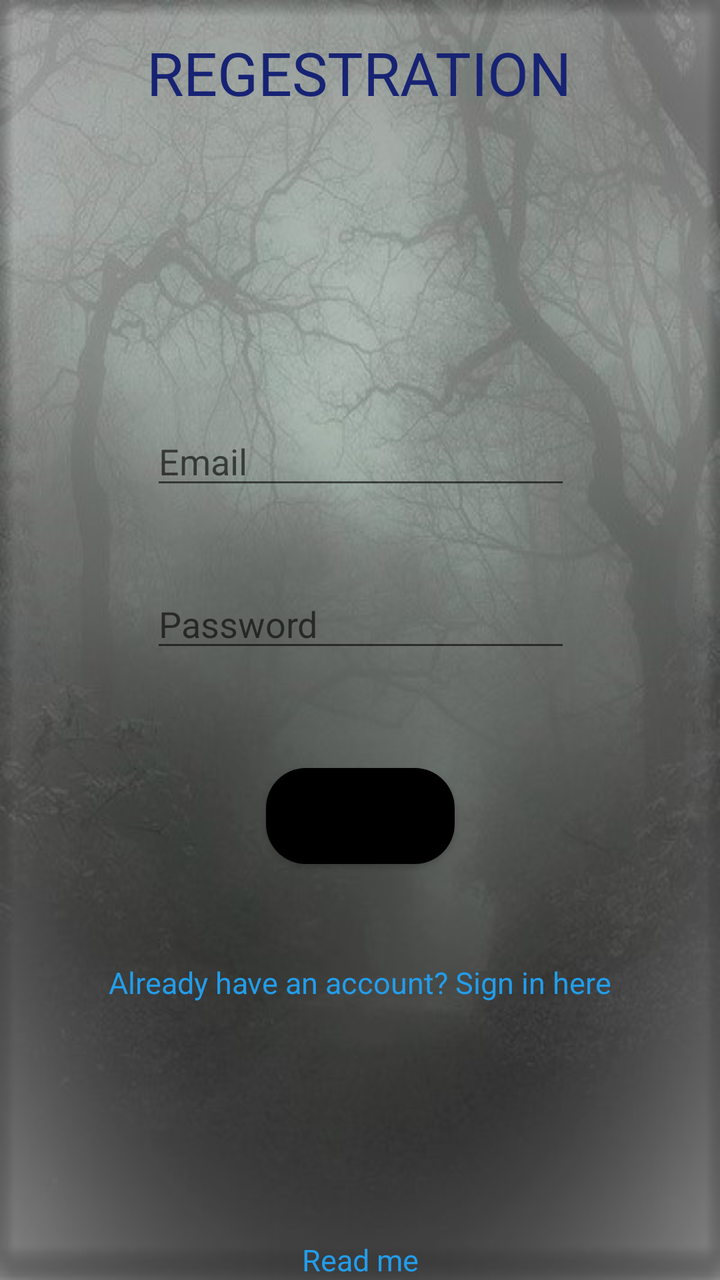
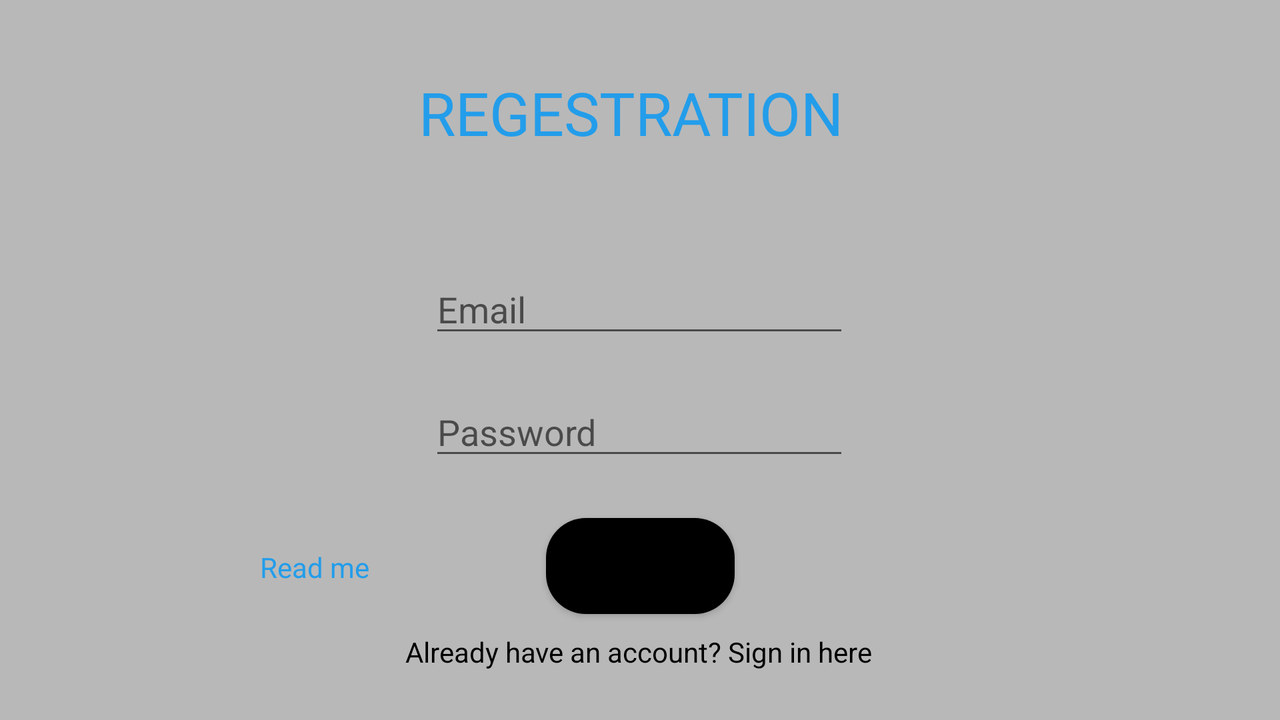

An Android layout and its configuration variant, each rendered on a device that would load it. The default file and the variant file are quoted in full after the pictures.
<!-- AndroidManifest.xml: application theme Theme.WonderWeather -->
<!-- res/layout/activity_main.xml -->
<?xml version="1.0" encoding="utf-8"?>
<androidx.constraintlayout.widget.ConstraintLayout xmlns:android="http://schemas.android.com/apk/res/android"
    xmlns:app="http://schemas.android.com/apk/res-auto"
    xmlns:tools="http://schemas.android.com/tools"
    android:layout_width="match_parent"
    android:layout_height="match_parent"
    tools:context=".MainActivity"
    android:background="@drawable/hi2">

    <EditText
        android:id="@+id/editText"
        android:layout_width="wrap_content"
        android:layout_height="wrap_content"
        android:layout_marginTop="152dp"
        android:ems="10"
        android:hint="Email"
        android:inputType="textEmailAddress"
        app:layout_constraintEnd_toEndOf="parent"
        app:layout_constraintHorizontal_bias="0.502"
        app:layout_constraintStart_toStartOf="parent"
        app:layout_constraintTop_toBottomOf="@+id/textView7"
        android:textColor="@color/black"/>

    <EditText
        android:id="@+id/editText2"
        android:layout_width="wrap_content"
        android:layout_height="wrap_content"
        android:layout_marginTop="40dp"
        android:ems="10"
        android:hint="Password"
        android:inputType="textPassword"
        app:layout_constraintEnd_toEndOf="parent"
        app:layout_constraintHorizontal_bias="0.502"
        app:layout_constraintStart_toStartOf="parent"
        android:textColor="@color/black"
        app:layout_constraintTop_toBottomOf="@+id/editText" />

    <TextView
        android:id="@+id/textView"
        android:layout_width="wrap_content"
        android:layout_height="wrap_content"
        android:layout_marginTop="49dp"
        android:text="Already have an account? Sign in here"
        android:textColor="@color/blue"
        android:textSize="15sp"
        app:layout_constraintEnd_toEndOf="parent"
        app:layout_constraintStart_toStartOf="parent"
        app:layout_constraintTop_toBottomOf="@+id/button2" />

    <Button
        android:id="@+id/button2"
        android:layout_width="wrap_content"
        android:layout_height="wrap_content"
        android:layout_marginTop="53dp"
        android:layout_marginBottom="92dp"
        android:background="@drawable/custom_button"
        android:text="Sign Up"
        app:layout_constraintBottom_toTopOf="@+id/textView"
        app:layout_constraintEnd_toEndOf="parent"
        app:layout_constraintHorizontal_bias="0.501"
        app:layout_constraintStart_toStartOf="parent"
        app:layout_constraintTop_toBottomOf="@+id/editText2"
        app:layout_constraintVertical_bias="0.0" />

    <TextView
        android:id="@+id/textView2"
        android:layout_width="wrap_content"
        android:layout_height="wrap_content"
        android:text="Read me"
        android:textColor="@color/blue"
        android:textSize="15sp"
        app:layout_constraintBottom_toBottomOf="parent"
        app:layout_constraintEnd_toEndOf="parent"
        app:layout_constraintStart_toStartOf="parent" />

    <TextView
        android:id="@+id/textView7"
        android:layout_width="wrap_content"
        android:layout_height="wrap_content"
        android:layout_marginTop="16dp"
        android:fontFamily="@font/acme"
        android:text="REGESTRATION"
        android:textColor="@color/myblue"
        android:textSize="30sp"
        app:layout_constraintEnd_toEndOf="parent"
        app:layout_constraintHorizontal_bias="0.497"
        app:layout_constraintStart_toStartOf="parent"
        app:layout_constraintTop_toTopOf="parent" />

    <ImageView
        android:id="@+id/imageView"
        android:layout_width="79dp"
        android:layout_height="116dp"
        android:layout_marginTop="64dp"
        android:scrollbarSize="0.1dp"
        app:layout_constraintEnd_toEndOf="parent"
        app:layout_constraintStart_toStartOf="parent"
        app:layout_constraintTop_toTopOf="parent"
        app:srcCompat="@drawable/clipart" />

</androidx.constraintlayout.widget.ConstraintLayout>
<!-- resources referenced by this layout -->
<resources>
  <color name="black">#FF000000</color>
  <color name="blue">#239DEA</color>
  <color name="myblue">#172373</color>
  <!-- drawable custom_button (drawable) -->
  <?xml version="1.0" encoding="utf-8"?>
  <shape xmlns:android="http://schemas.android.com/apk/res/android" android:shape="rectangle">
     <solid android:color="#239DEA"></solid>
      <corners android:radius="20dp"></corners>
  </shape>
  <!-- drawable hi2: jpg bitmap (drawable, 59175 bytes) -->
  <style name="Theme.WonderWeather" parent="Theme.MaterialComponents.DayNight.NoActionBar">
          
          <item name="colorPrimary">@color/black</item>
          <item name="colorPrimaryVariant">@color/black</item>
          <item name="colorOnPrimary">@color/black</item>
          
          <item name="colorSecondary">@color/black</item>
          <item name="colorSecondaryVariant">@color/black</item>
          <item name="colorOnSecondary">@color/black</item>
          
          <item name="android:statusBarColor" tools:targetApi="l">?attr/colorPrimaryVariant</item>
          
      </style>
</resources>
<!-- res/layout-land/activity_main.xml (the repository's variant of the layout above) -->
<!-- drawn on the phone turned sideways -->
<?xml version="1.0" encoding="utf-8"?>
<androidx.constraintlayout.widget.ConstraintLayout xmlns:android="http://schemas.android.com/apk/res/android"
    xmlns:app="http://schemas.android.com/apk/res-auto"
    xmlns:tools="http://schemas.android.com/tools"
    android:layout_width="match_parent"
    android:layout_height="match_parent"
    tools:context=".MainActivity"
    android:background="@color/grey">

    <EditText
        android:id="@+id/editText"
        android:layout_width="wrap_content"
        android:layout_height="wrap_content"
        android:layout_marginTop="56dp"
        android:ems="10"
        android:hint="Email"
        android:inputType="textEmailAddress"
        android:textColor="@color/black"
        app:layout_constraintEnd_toEndOf="parent"
        app:layout_constraintHorizontal_bias="0.499"
        app:layout_constraintStart_toStartOf="parent"
        app:layout_constraintTop_toBottomOf="@+id/textView7" />

    <EditText
        android:id="@+id/editText2"
        android:layout_width="wrap_content"
        android:layout_height="wrap_content"
        android:layout_marginTop="20dp"
        android:layout_marginBottom="53dp"
        android:ems="10"
        android:hint="Password"
        android:inputType="textPassword"
        android:textColor="@color/black"
        app:layout_constraintBottom_toTopOf="@+id/button2"
        app:layout_constraintEnd_toEndOf="parent"
        app:layout_constraintHorizontal_bias="0.499"
        app:layout_constraintStart_toStartOf="parent"
        app:layout_constraintTop_toBottomOf="@+id/editText" />

    <TextView
        android:id="@+id/textView"
        android:layout_width="wrap_content"
        android:layout_height="wrap_content"
        android:layout_marginTop="8dp"
        android:text="Already have an account? Sign in here"
        android:textColor="@color/black"
        app:layout_constraintBottom_toBottomOf="parent"
        app:layout_constraintEnd_toEndOf="parent"
        app:layout_constraintHorizontal_bias="0.498"
        app:layout_constraintStart_toStartOf="parent"
        app:layout_constraintTop_toBottomOf="@+id/button2"
        app:layout_constraintVertical_bias="0.047" />

    <Button
        android:id="@+id/button2"
        android:layout_width="wrap_content"
        android:layout_height="wrap_content"
        android:layout_marginTop="24dp"
        android:background="@drawable/custom_button"
        android:text="Sign Up"
        app:layout_constraintEnd_toEndOf="parent"
        app:layout_constraintStart_toStartOf="parent"
        app:layout_constraintTop_toBottomOf="@+id/editText2" />

    <TextView
        android:id="@+id/textView2"
        android:layout_width="wrap_content"
        android:layout_height="wrap_content"
        android:layout_marginStart="14dp"
        android:layout_marginLeft="14dp"
        android:layout_marginTop="28dp"
        android:text="Read me"
        android:textColor="@color/blue"
        app:layout_constraintEnd_toStartOf="@+id/button2"
        app:layout_constraintHorizontal_bias="0.568"
        app:layout_constraintStart_toStartOf="parent"
        app:layout_constraintTop_toBottomOf="@+id/imageView" />

    <TextView
        android:id="@+id/textView7"
        android:layout_width="wrap_content"
        android:layout_height="wrap_content"
        android:layout_marginTop="36dp"
        android:fontFamily="@font/acme"
        android:text="REGESTRATION"
        android:textColor="@color/blue"
        android:textSize="30sp"
        app:layout_constraintEnd_toEndOf="parent"
        app:layout_constraintHorizontal_bias="0.49"
        app:layout_constraintStart_toStartOf="parent"
        app:layout_constraintTop_toTopOf="parent" />

    <ImageView
        android:id="@+id/imageView"
        android:layout_width="100dp"
        android:layout_height="131dp"
        android:scrollbarSize="0.1dp"
        app:layout_constraintBottom_toTopOf="@+id/button2"
        app:layout_constraintEnd_toEndOf="parent"
        app:layout_constraintHorizontal_bias="0.223"
        app:layout_constraintStart_toStartOf="parent"
        app:layout_constraintTop_toBottomOf="@+id/textView7"
        app:layout_constraintVertical_bias="0.75"
        app:srcCompat="@drawable/clipart" />

</androidx.constraintlayout.widget.ConstraintLayout>
<!-- resources referenced by the variant -->
<!-- as the phone turned sideways resolves them -->
<resources>
  <color name="black">#FF000000</color>
  <color name="blue">#239DEA</color>
  <color name="grey">#B8B8B8</color>
  <!-- drawable custom_button (drawable) -->
  <?xml version="1.0" encoding="utf-8"?>
  <shape xmlns:android="http://schemas.android.com/apk/res/android" android:shape="rectangle">
     <solid android:color="#239DEA"></solid>
      <corners android:radius="20dp"></corners>
  </shape>
  <style name="Theme.WonderWeather" parent="Theme.MaterialComponents.DayNight.NoActionBar">
          
          <item name="colorPrimary">@color/black</item>
          <item name="colorPrimaryVariant">@color/black</item>
          <item name="colorOnPrimary">@color/black</item>
          
          <item name="colorSecondary">@color/black</item>
          <item name="colorSecondaryVariant">@color/black</item>
          <item name="colorOnSecondary">@color/black</item>
          
          <item name="android:statusBarColor" tools:targetApi="l">?attr/colorPrimaryVariant</item>
          
      </style>
</resources>
